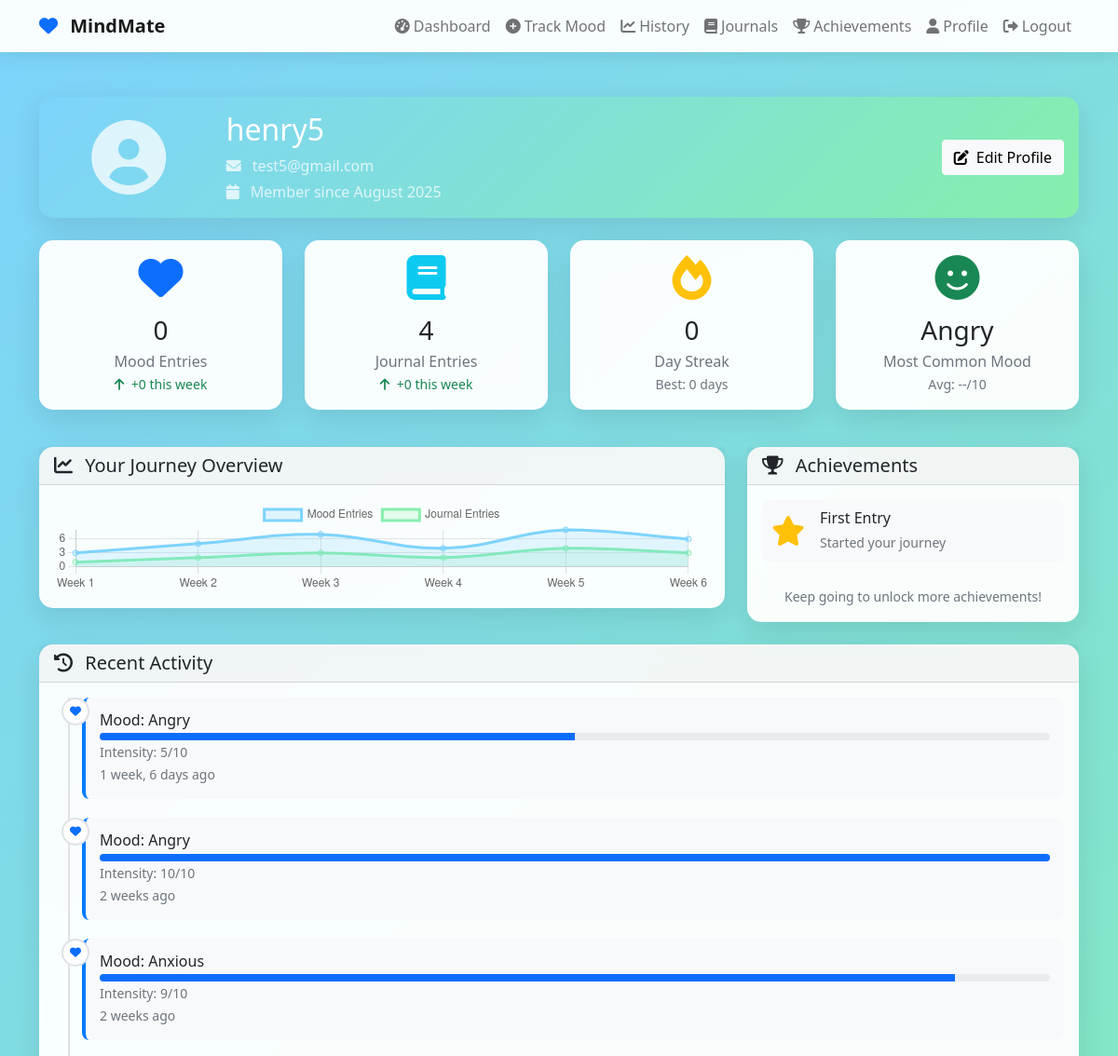
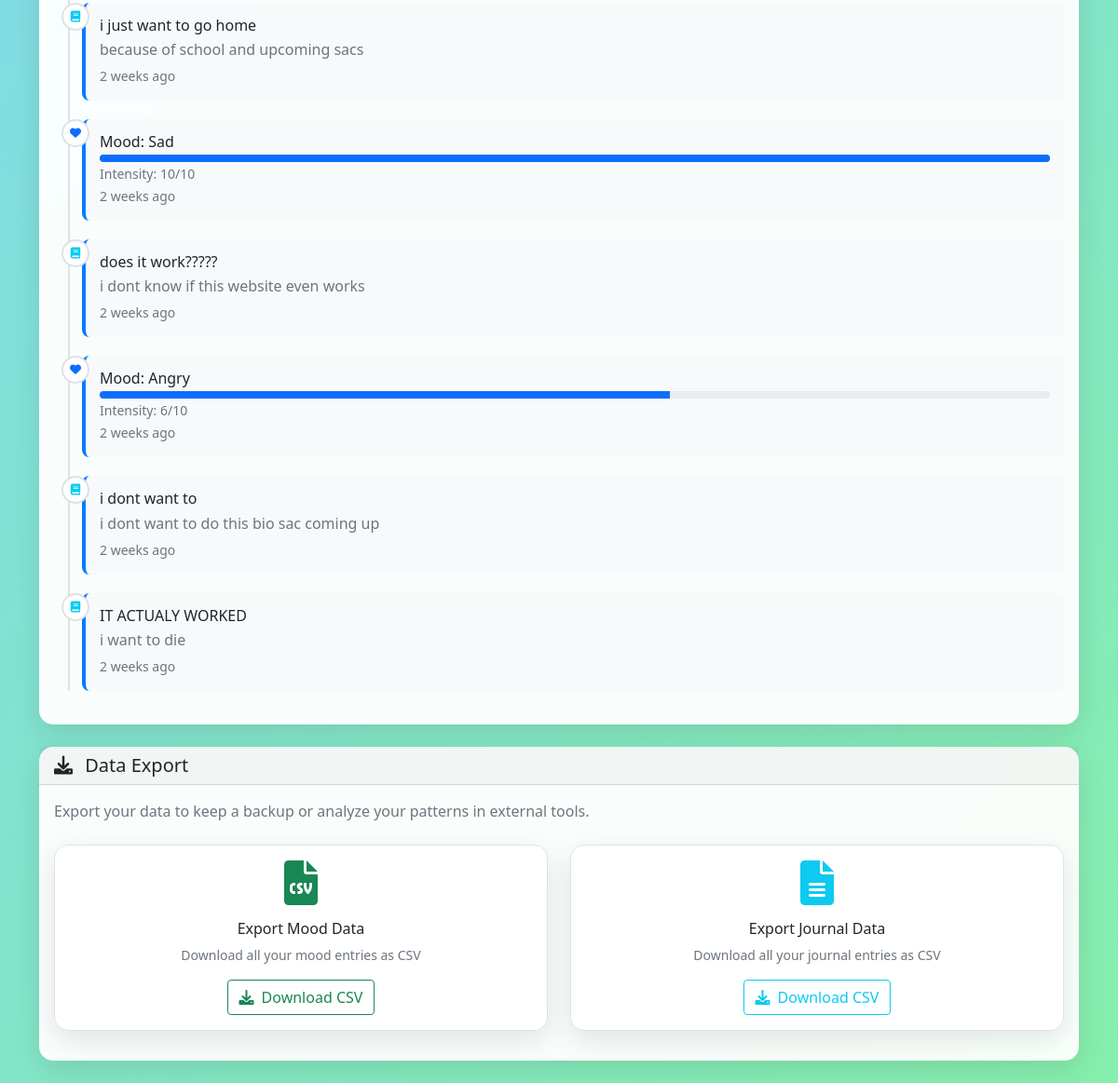
/profile/ (signed in), run on the app's committed database (2 pictures, top to bottom).
### mood_tracker/models.py (models this page shows, shortened)
class User(models.Model):
    uid = models.CharField(max_length=128, primary_key=True)
    email = models.EmailField(unique=True)
    username = models.CharField(max_length=100, unique=True)
    password = models.CharField(max_length=128, null=True)  # Store hashed password
    created_at = models.DateTimeField(auto_now_add=True)
    fcm_token = models.CharField(max_length=255, blank=True, null=True)
    profile_picture = models.ImageField(upload_to='profile_pictures/', blank=True, null=True)

class Journal(models.Model):
    id = models.UUIDField(primary_key=True, default=uuid.uuid4, editable=False)
    user = models.ForeignKey(User, on_delete=models.CASCADE, related_name='journals')
    mood_entry = models.OneToOneField(MoodEntry, on_delete=models.CASCADE, related_name='journal', null=True, blank=True)
    title = models.CharField(max_length=200, blank=True, null=True)
    content = models.TextField()
    created_at = models.DateTimeField(auto_now_add=True)
    updated_at = models.DateTimeField(auto_now=True)
    class Meta:
        ordering = ['-created_at']

### mood_tracker/views.py (the view)
# urls.py: path('profile/', views.profile, name='profile'),
def profile(request):
    if not check_authenticated(request):
        return redirect('login')
    user = get_current_user(request)
    if not user:
        return redirect('logout')
    if request.method == 'POST':
        form = UserProfileForm(request.POST, request.FILES, instance=user)
        if form.is_valid():
            form.save()
            messages.success(request, 'Profile updated successfully!')
            return redirect('profile')
        else:
            messages.error(request, 'Please correct the errors below.')
    else:
        form = UserProfileForm(instance=user)
    total_entries = MoodEntry.objects.filter(user=user).count()
    total_journals = Journal.objects.filter(user=user).count()
    mood_counts = MoodEntry.objects.filter(user=user).values('mood').annotate(
        count=models.Count('mood')
    ).order_by('-count')
    most_common_mood = None
    if mood_counts:
        most_common_mood_key = mood_counts[0]['mood']
        most_common_mood = dict(MoodEntry.MOOD_CHOICES).get(most_common_mood_key)
    recent_moods = MoodEntry.objects.filter(user=user).order_by('-date', '-time')[:5]
    recent_journals = Journal.objects.filter(user=user).order_by('-created_at')[:5]
    recent_activities = []
    for mood in recent_moods:
        mood_datetime = timezone.datetime.combine(mood.date, mood.time)
        mood_datetime = timezone.make_aware(mood_datetime) if timezone.is_naive(mood_datetime) else mood_datetime
        recent_activities.append({
            'type': 'mood',
            'date': mood_datetime,
            'content': f'Mood: {dict(MoodEntry.MOOD_CHOICES).get(mood.mood)}',
            'intensity': mood.intensity
        })
    for journal in recent_journals:
        journal_datetime = timezone.make_aware(journal.created_at) if timezone.is_naive(journal.created_at) else journal.created_at
        recent_activities.append({
            'type': 'journal',
            'date': journal_datetime,
            'content': journal.title or 'Untitled Journal Entry',
            'text': journal.content[:100] + '...' if len(journal.content) > 100 else journal.content
        })
    recent_activities.sort(key=lambda x: x['date'], reverse=True)
    context = {
        'user': user,
        'form': form,
        'total_entries': total_entries,
        'total_journals': total_journals,
        'most_common_mood': most_common_mood,
        'recent_activities': recent_activities[:10]  # Show 10 most recent activities
    }
    return render(request, 'mood_tracker/profile.html', context)

### mood_tracker/templates/mood_tracker/profile.html (shortened to what this page needs)
{% extends 'mood_tracker/base.html' %}
{% block content %}
<div class="row mb-4">
    <div class="col-12">
        <div class="card bg-gradient-primary text-white">
            <div class="card-body">
                <div class="row align-items-center">
                    <div class="col-md-2 text-center">
                        <div class="profile-avatar">
                            {% if user.profile_picture %}
                                <img src="{{ user.profile_picture.url }}" alt="Profile Picture"
                                     class="rounded-circle" style="width: 120px; height: 120px; object-fit: cover;">
                            {% else %}
                                <i class="fas fa-user-circle fa-5x opacity-75"></i>
                            {% endif %}
                        </div>
                    </div>
                    <div class="col-md-8">
                        <h2 class="mb-2">{{ user.username|default:"User" }}</h2>
                        <p class="mb-1 opacity-75">
                            <i class="fas fa-envelope me-2"></i>
                            {{ user.email|default:"user@example.com" }}
                        </p>
                        <p class="mb-0 opacity-75">
                            <i class="fas fa-calendar me-2"></i>
                            Member since {{ user.created_at|date:"F Y"|default:"January 2024" }}
                        </p>
                    </div>
                    <div class="col-md-2 text-md-end">
                        <button class="btn btn-light" data-bs-toggle="modal" data-bs-target="#editProfileModal">
                            <i class="fas fa-edit me-2"></i>Edit Profile
                        </button>
                    </div>
                </div>
            </div>
        </div>
    </div>
</div>
<div class="row mb-4">
    <div class="col-md-3 mb-3">
        <div class="card text-center h-100">
            <div class="card-body">
                <div class="text-primary mb-3">
                    <i class="fas fa-heart fa-3x"></i>
                </div>
                <h3 class="mb-1">{{ total_moods|default:"0" }}</h3>
                <p class="text-muted mb-0">Mood Entries</p>
                <small class="text-success">
                    <i class="fas fa-arrow-up me-1"></i>
                    +{{ recent_moods|default:"0" }} this week
                </small>
            </div>
        </div>
    </div>
    <div class="col-md-3 mb-3">
        <div class="card text-center h-100">
            <div class="card-body">
                <div class="text-info mb-3">
                    <i class="fas fa-book fa-3x"></i>
                </div>
                <h3 class="mb-1">{{ total_journals|default:"0" }}</h3>
                <p class="text-muted mb-0">Journal Entries</p>
                <small class="text-success">
                    <i class="fas fa-arrow-up me-1"></i>
                    +{{ recent_journals|default:"0" }} this week
                </small>
            </div>
        </div>
    </div>
    <div class="col-md-3 mb-3">
        <div class="card text-center h-100">
            <div class="card-body">
                <div class="text-warning mb-3">
                    <i class="fas fa-fire fa-3x"></i>
                </div>
                <h3 class="mb-1">{{ current_streak|default:"0" }}</h3>
                <p class="text-muted mb-0">Day Streak</p>
                <small class="text-muted">
                    Best: {{ best_streak|default:"0" }} days
                </small>
            </div>
        </div>
    </div>
    <div class="col-md-3 mb-3">
        <div class="card text-center h-100">
            <div class="card-body">
                <div class="text-success mb-3">
                    <i class="fas fa-smile fa-3x"></i>
                </div>
                <h3 class="mb-1">{{ most_common_mood|default:"--" }}</h3>
                <p class="text-muted mb-0">Most Common Mood</p>
                <small class="text-muted">
                    Avg: {{ average_mood|floatformat:1|default:"--" }}/10
                </small>
            </div>
        </div>
    </div>
</div>
<div class="row mb-4">
    <div class="col-lg-8">
        <div class="card">
            <div class="card-header">
                <h5 class="mb-0">
                    <i class="fas fa-chart-line me-2"></i>
                    Your Journey Overview
                </h5>
            </div>
            <div class="card-body">
                <canvas id="journeyChart" height="100"></canvas>
            </div>
        </div>
    </div>
    <div class="col-lg-4">
        <div class="card h-100">
            <div class="card-header">
                <h5 class="mb-0">
                    <i class="fas fa-trophy me-2"></i>
                    Achievements
                </h5>
            </div>
            <div class="card-body">
                <div class="achievement-item mb-3">
                    <div class="d-flex align-items-center">
                        <div class="achievement-icon me-3">
                            <i class="fas fa-star text-warning fa-2x"></i>
                        </div>
                        <div>
                            <h6 class="mb-1">First Entry</h6>
                            <small class="text-muted">Started your journey</small>
                        </div>
                    </div>
                </div>
                <div class="text-center mt-4">
                    <small class="text-muted">Keep going to unlock more achievements!</small>
                </div>
            </div>
        </div>
    </div>
</div>
<div class="row mb-4">
    <div class="col-12">
        <div class="card">
            <div class="card-header">
                <h5 class="mb-0">
                    <i class="fas fa-history me-2"></i>
                    Recent Activity
                </h5>
            </div>
            <div class="card-body">
                {% if recent_activities %}
                    <div class="timeline">
                        {% for activity in recent_activities %}
                        <div class="timeline-item">
                            <div class="timeline-marker">
                                {% if activity.type == 'mood' %}
                                    <i class="fas fa-heart text-primary"></i>
                                {% elif activity.type == 'journal' %}
                                    <i class="fas fa-book text-info"></i>
                                {% else %}
                                    <i class="fas fa-circle text-secondary"></i>
                                {% endif %}
                            </div>
                            <div class="timeline-content">
                                <h6 class="mb-1">{{ activity.content }}</h6>
                                {% if activity.type == 'mood' %}
                                    <div class="mood-intensity">
                                        <div class="progress" style="height: 8px;">
                                            <div class="progress-bar" role="progressbar"
                                                 style="width: {{ activity.intensity }}0%"
                                                 aria-valuenow="{{ activity.intensity }}"
                                                 aria-valuemin="0"
                                                 aria-valuemax="10">
                                            </div>
                                        </div>
                                        <small class="text-muted">Intensity: {{ activity.intensity }}/10</small>
                                    </div>
                                {% elif activity.type == 'journal' %}
                                    <p class="text-muted mb-1">{{ activity.text }}</p>
                                {% endif %}
                                <small class="text-muted">{{ activity.date|timesince }} ago</small>
                            </div>
                        </div>
                        {% endfor %}
                    </div>
                {% endif %}
            </div>
        </div>
    </div>
</div>
<div class="row">
    <div class="col-12">
        <div class="card">
            <div class="card-header">
                <h5 class="mb-0">
                    <i class="fas fa-download me-2"></i>
                    Data Export
                </h5>
            </div>
            <div class="card-body">
                <p class="text-muted mb-4">
                    Export your data to keep a backup or analyze your patterns in external tools.
                </p>
                <div class="row">
                    <div class="col-md-6 mb-3">
                        <div class="card border">
                            <div class="card-body text-center">
                                <i class="fas fa-file-csv fa-3x text-success mb-3"></i>
                                <h6>Export Mood Data</h6>
                                <p class="text-muted small">Download all your mood entries as CSV</p>
                                <a href="{% url 'export_data' %}?type=csv&data=mood" class="btn btn-outline-success">
                                    <i class="fas fa-download me-2"></i>Download CSV
                                </a>
                            </div>
                        </div>
                    </div>
                    <div class="col-md-6 mb-3">
                        <div class="card border">
                            <div class="card-body text-center">
                                <i class="fas fa-file-alt fa-3x text-info mb-3"></i>
                                <h6>Export Journal Data</h6>
                                <p class="text-muted small">Download all your journal entries as CSV</p>
                                <a href="{% url 'export_data' %}?type=csv&data=journal" class="btn btn-outline-info">
                                    <i class="fas fa-download me-2"></i>Download CSV
                                </a>
                            </div>
                        </div>
                    </div>
                </div>
            </div>
        </div>
    </div>
</div>
{% endblock %}

### mood_tracker/templates/mood_tracker/base.html (shortened to what this page needs)
<!DOCTYPE html>
<html lang="en">
<head>
    <link href="https://cdn.jsdelivr.net/npm/bootstrap@5.1.3/dist/css/bootstrap.min.css" rel="stylesheet">
    <link href="https://cdnjs.cloudflare.com/ajax/libs/font-awesome/6.0.0/css/all.min.css" rel="stylesheet">
</head>
<body>
    <nav class="navbar navbar-expand-lg navbar-light fixed-top">
        <div class="container">
            <a class="navbar-brand fw-bold" href="{% url 'home' %}">
                <i class="fas fa-heart text-primary me-2"></i>
                MindMate
            </a>
            <div class="collapse navbar-collapse" id="navbarNav">
                <ul class="navbar-nav ms-auto">
                    {% if user.is_authenticated or request.session.user_id %}
                        <li class="nav-item">
                            <a class="nav-link" href="{% url 'dashboard' %}"><i class="fas fa-tachometer-alt me-1"></i>Dashboard</a>
                        </li>
                        <li class="nav-item">
                            <a class="nav-link" href="{% url 'add_mood' %}"><i class="fas fa-plus-circle me-1"></i>Track Mood</a>
                        </li>
                        <li class="nav-item">
                            <a class="nav-link" href="{% url 'mood_history' %}"><i class="fas fa-chart-line me-1"></i>History</a>
                        </li>
                        <li class="nav-item">
                            <a class="nav-link" href="{% url 'journal_list' %}"><i class="fas fa-book me-1"></i>Journals</a>
                        </li>
                        <li class="nav-item">
                            <a class="nav-link" href="{% url 'achievements' %}"><i class="fas fa-trophy me-1"></i>Achievements</a>
                        </li>
                        <li class="nav-item">
                            <a class="nav-link" href="{% url 'profile' %}"><i class="fas fa-user me-1"></i>Profile</a>
                        </li>
                        <li class="nav-item">
                            <a class="nav-link" href="{% url 'logout' %}"><i class="fas fa-sign-out-alt me-1"></i>Logout</a>
                        </li>
                    {% endif %}
                </ul>
            </div>
        </div>
    </nav>
    <main style="padding-top: 80px; min-height: calc(100vh - 80px);">
        <div class="container py-4">
            {% block content %}
            {% endblock %}
        </div>
    </main>
</body>
</html>

### data on the page
User: username "henry5", email "test5@gmail.com", created_at "August 2025"
Journal: content "i just want to go home", text "because of school and upcoming sacs", date "2 weeks"
Journal: content "does it work?????", text "i dont know if this website even works", date "2 weeks"
Journal: content "i dont want to", text "i dont want to do this bio sac coming up", date "2 weeks"
Journal: content "IT ACTUALY WORKED", text "i want to die", date "2 weeks"

### other printed values
{{ total_moods|default:"0" }} "0"
{{ recent_moods|default:"0" }} "0"
{{ total_journals|default:"0" }} "4"
{{ recent_journals|default:"0" }} "0"
{{ current_streak|default:"0" }} "0"
{{ best_streak|default:"0" }} "0"
{{ most_common_mood|default:"--" }} "Angry"
{{ average_mood|floatformat:1|default:"--" }} "--"
{{ activity.content }} "Mood: Angry" "Mood: Angry" "Mood: Anxious" "Mood: Sad" "Mood: Angry"
{{ activity.intensity }} "5" "10" "9" "10" "6"
{{ activity.date|timesince }} "1 week, 6 days" "2 weeks" "2 weeks" "2 weeks" "2 weeks"
